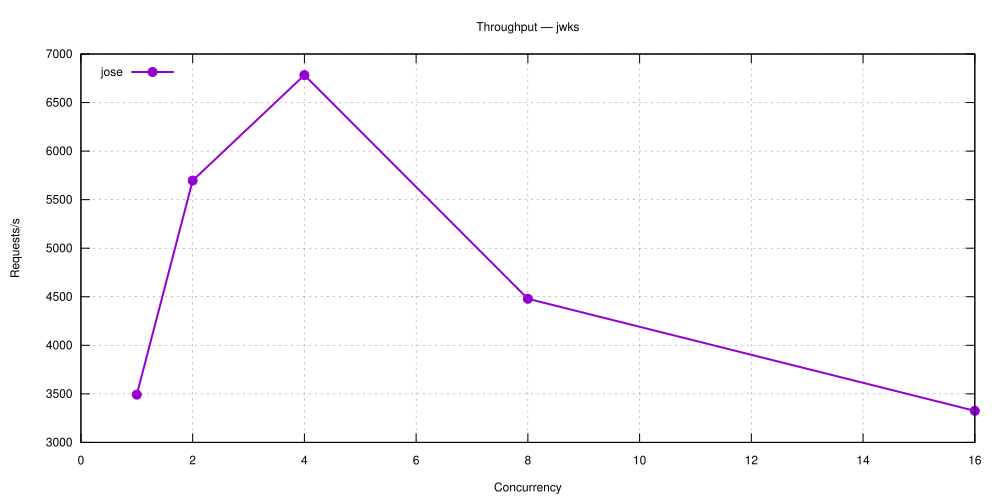

Generate this figure with gnuplot:
set terminal svg size 1000,500 enhanced font 'Helvetica,12'
set output 'jwks.svg'
set title 'Throughput — jwks'
set grid
set xlabel 'Concurrency'
set ylabel 'Requests/s'
set key top left
plot 'jwks-5.29.0-jose.dat' using 1:2 with linespoints lw 2 pt 7 title 'jose'
